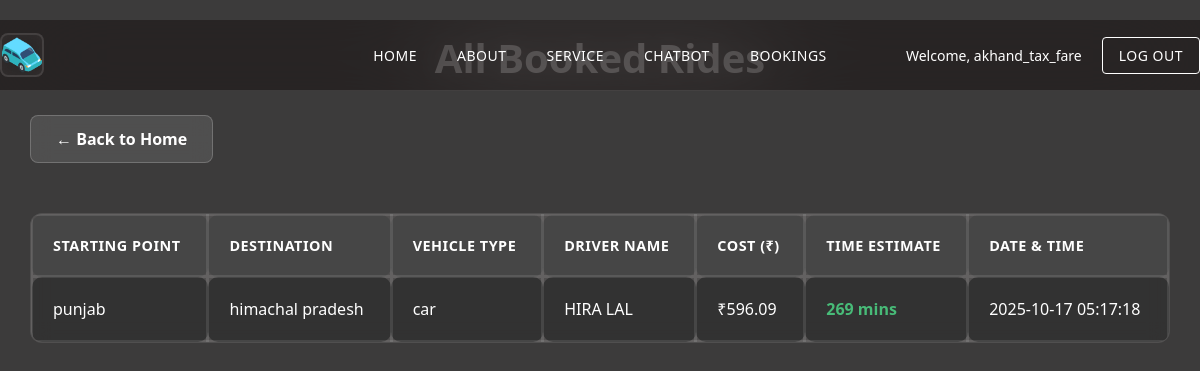
The page /chat/bookings (signed in) on the database its author committed.
### chat_bot/models.py (models this page shows, shortened)
class Rides(models.Model):
    user = models.ForeignKey(User, on_delete=models.CASCADE)
    starting_point = models.CharField(max_length=255)
    destination = models.CharField(max_length=255)
    vehicle_type = models.CharField(max_length=50)
    driver_name = models.CharField(max_length=100)
    cost = models.DecimalField(max_digits=10, decimal_places=2)
    time_estimate = models.CharField(max_length=50)
    date_time = models.DateTimeField(auto_now_add=True)

### chat_bot/views.py (the view)
# urls.py: path('bookings',views.booking,name='bookings')
def booking(request):
    bkng = Rides.objects.filter(user=request.user).order_by('-date_time')
    return render(request,'booking.html',{'bkng':bkng})

### tax_fare/templates/booking.html (shortened to what this page needs)
{%extends "layout.html"%}
{%load static%}
{%block content%}
<!DOCTYPE html>
<html>
<head>
</head>
<link rel="stylesheet" href="{%static 'css/booling.css'%}">
<body>
     <div class="container">
        <h2>All Booked Rides</h2>
        <a href="{% url 'home' %}" class="back-link">
            ← Back to Home
        </a>
        <table>
            <thead>
                <tr>
                    <th>Starting Point</th>
                    <th>Destination</th>
                    <th>Vehicle Type</th>
                    <th>Driver Name</th>
                    <th>Cost (₹)</th>
                    <th>Time Estimate</th>
                    <th>Date & Time</th>
                </tr>
            </thead>
            <tbody>
                {% for ride in bkng %}
                 {% if user.is_authenticated %}
                <tr>
                    <td>{{ ride.starting_point }}</td>
                    <td>{{ ride.destination }}</td>
                    <td>{{ ride.vehicle_type }}</td>
                    <td>{{ ride.driver_name }}</td>
                    <td>₹{{ ride.cost }}</td>
                    <td>{{ ride.time_estimate }}</td>
                    <td>{{ ride.date_time|date:"Y-m-d H:i:s" }}</td>
                </tr>
                {%endif%}
                {% empty %}
                <tr>
                    <td colspan="8" class="empty-state">No rides booked yet.</td>
                </tr>
                {% endfor %}
            </tbody>
        </table>
    </div>
</body>
</html>
{%endblock%}

### tax_fare/templates/header.html (shortened to what this page needs)
{%load static%}
<link rel="stylesheet" href="{%static 'css/header.css'%}">
<nav>
    <div class="nav-container">
        <div class="nav-left">
            <div class="logo">
                <img src="{%static 'image/logo_2.png'%}" alt="">
            </div>
        </div>
        <div class="nav-center">
            <div class="nav-links">
                <a href="{%url 'home' %}">Home</a>
                <a href="{%url 'about'%}">About</a>
                <a href="#services">Service</a>
                 {% if user.is_authenticated %}
                <a href="{% url 'chatbot' %}">chatbot</a>
                <a href="{% url 'chatbot:bookings'%}">Bookings</a>
                {% endif %}
            </div>
        </div>
        <div class="nav-right">
            {% if user.is_authenticated %}
            <div class="user-actions">
                <span class="user-welcome">Welcome, {{ user.username }}</span>
                <a href="{%url 'logout'%}" class="logout-btn">Log Out</a>
            </div>
            {% else %}
            <div class="auth-actions">
                <a href="{% url 'login' %}" class="auth-btn">Login</a>
                <a href="{% url 'register' %}" class="auth-btn primary">Sign Up</a>
            </div>
            {% endif %}
        </div>
    </div>
</nav>

### tax_fare/static/css/header.css (style rules this page uses)
nav { background: rgba(27, 23, 23, 0.6); backdrop-filter: blur(50px) saturate(180%); -webkit-backdrop-filter: blur(50px) saturate(180%); color: #ffffff; border-bottom: 1px solid rgba(255, 255, 255, 0.1); border-radius: 40px; padding: 0 40px; height: 70px; margin: 20px auto 0 auto; width: 100%; max-width: 1200px; display: flex; align-items: center; justify-content: center; position: fixed; top: 0; left: 50%; transform: translateX(-50%); z-index: 1000; transition: all 0.3s ease; }
body { padding-top: 100px; }
.nav-container { display: flex; align-items: center; justify-content: space-between; height: 100%; width: 100%; max-width: 1400px; margin: 0 auto; }
.nav-left, .nav-center, .nav-right { flex: 1; display: flex; align-items: center; }
.nav-center { justify-content: center; }
.nav-right { justify-content: flex-end; }
.logo { width: 40px; height: 40px; display: flex; align-items: center; justify-content: center; border-radius: 8px; overflow: hidden; border: 2px solid rgba(255, 255, 255, 0.1); background: rgba(255, 255, 255, 0.05); backdrop-filter: blur(10px); }
.logo img { width: 100%; height: 100%; object-fit: cover; transition: all 0.3s ease; border-radius: 6px; }
.nav-links { display: flex; gap: 40px; align-items: center; }
.nav-links a { text-decoration: none; color: #ffffff; font-size: 14px; font-weight: 500; letter-spacing: 0.5px; text-transform: uppercase; transition: all 0.3s ease; position: relative; padding: 8px 0; }
.nav-links a::after { content: ''; position: absolute; bottom: 0; left: 0; width: 0; height: 2px; background: #ffffff; transition: width 0.3s ease; }
.user-actions { display: flex; align-items: center; gap: 20px; }
.user-welcome { font-size: 14px; color: #ffffff; font-weight: 500; }
.logout-btn { text-decoration: none; color: #ffffff; font-size: 14px; font-weight: 500; padding: 8px 16px; border: 1px solid #ffffff; border-radius: 4px; transition: all 0.3s ease; text-transform: uppercase; letter-spacing: 0.5px; }

### tax_fare/static/css/booling.css (style rules this page uses)
body { font-family: 'Segoe UI', Tahoma, Geneva, Verdana, sans-serif; padding: 30px; background: #3c3b3b; min-height: 100vh; position: relative; overflow-x: hidden; color: #ffffff; margin: 0; }
body::before { content: ''; position: fixed; top: 0; left: 0; width: 100%; height: 100%; background-image: radial-gradient(2px 2px at 20% 30%, white, transparent), radial-gradient(2px 2px at 60% 70%, white, transparent), radial-gradient(1px 1px at 50% 50%, white, transparent), radial-gradient(1px 1px at 80% 10%, white, transparent), radial-gradient(2px 2px at 90% 60%, white, transparent), radial-gradient(1px 1px at 33% 80%, white, transparent), radial-gradient(1px 1px at 15% 60%, white, transparent); background-size: 200% 200%; background-position: 0% 0%; animation: stars 60s ease-in-out infinite; pointer-events: none; opacity: 0.4; z-index: 1; }
h2 { text-align: center; color: #ffffff; font-size: 2.5rem; margin-bottom: 30px; text-shadow: 0 0 20px rgba(255, 255, 255, 0.2); position: relative; z-index: 2; }
.container { max-width: 1200px; margin: 0 auto; position: relative; z-index: 2; }
.back-link { display: inline-flex; align-items: center; text-decoration: none; color: #ffffff; background: rgba(255, 255, 255, 0.1); padding: 12px 25px; border-radius: 8px; margin-bottom: 25px; font-weight: 600; transition: all 0.3s ease; border: 1px solid rgba(255, 255, 255, 0.2); backdrop-filter: blur(10px); }
table { width: 100%; border-collapse: collapse; margin-top: 25px; background: rgba(87, 86, 86, 0.8); border-radius: 12px; overflow: hidden; backdrop-filter: blur(10px); border: 1px solid rgba(255, 255, 255, 0.1); position: relative; z-index: 2; }
th, td { text-align: left; padding: 20px; border: 3px solid rgba(255, 255, 255, 0.1); border-radius: 10px; color: #ffffff; }
th { background: rgba(255, 255, 255, 0.1); color: #ffffff; font-weight: 600; text-transform: uppercase; letter-spacing: 0.5px; font-size: 0.9rem; border-bottom: 2px solid rgba(255, 255, 255, 0.2); }
tr { background: rgba(30, 30, 30, 0.6); transition: all 0.3s ease; }
td:nth-child(6) { font-weight: 600; color: #48bb78; }

### rows shown on the page
Rides: starting_point "punjab", destination "himachal pradesh", vehicle_type "car", driver_name "HIRA LAL", cost "596.09", time_estimate "269 mins", date_time "2025-10-17 05:17:18"

### other values the page prints
{{ user.username }} "akhand_tax_fare"
